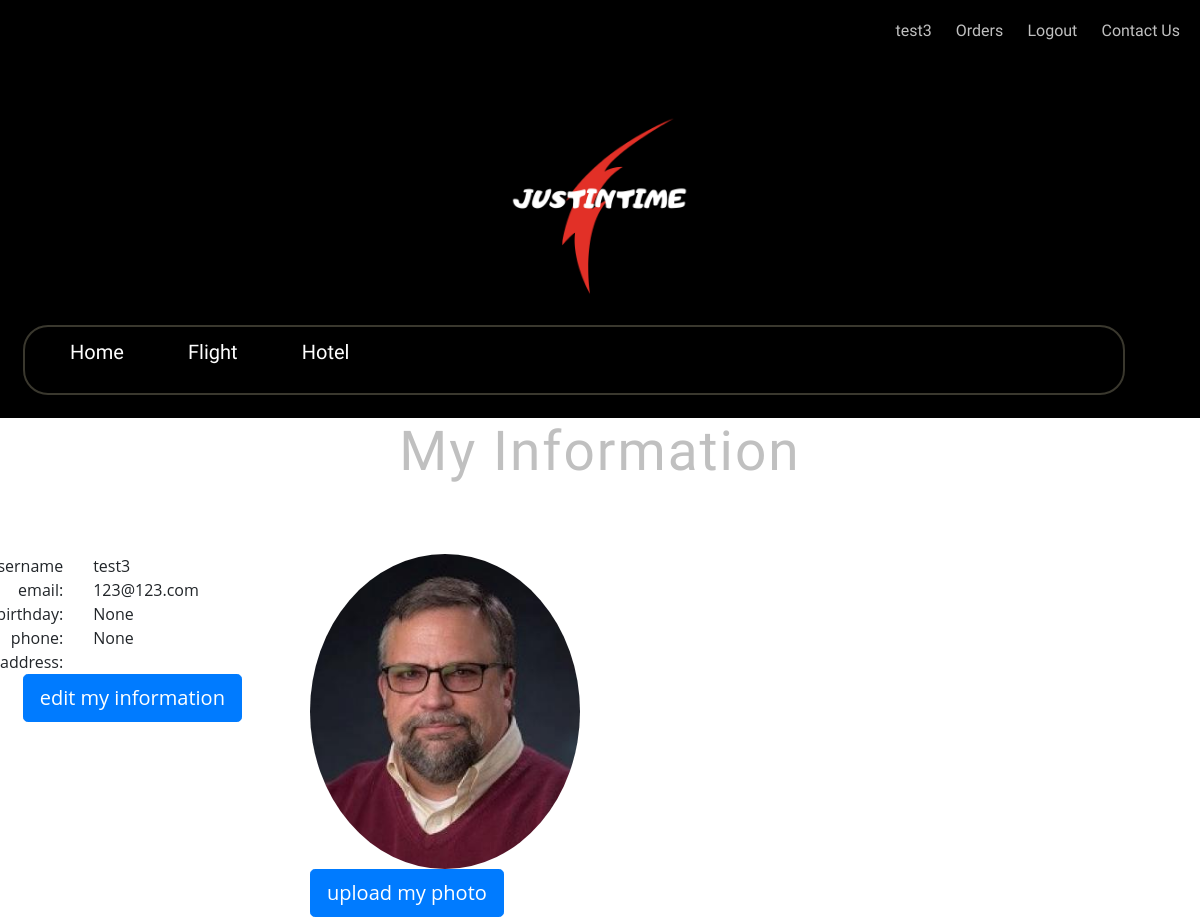
/account/my-information/ (signed in), run on the app's committed database.
### account/models.py (models this page shows, shortened)
class UserProfile(models.Model):
    user = models.OneToOneField(User, on_delete=models.CASCADE, unique=True)
    email = models.CharField(max_length=30)
    address = models.CharField(max_length=100, blank=True)
    birth = models.DateField(blank = True, null=True)
    phone = models.CharField(max_length=20, blank=True, null=True)
    photo = models.ImageField(blank=True)

### account/views.py (the view)
# urls.py: path('my-information/', views.myself, name='my_information'),
@login_required(login_url='/account/login/')
def myself(request):
    userprofile = UserProfile.objects.get(user=request.user) if hasattr(request.user, 'userprofile') else UserProfile.objects.create(user=request.user)
    return render(request, "account/myself.html", {"user":request.user, "userprofile":userprofile})

### templates/account/myself.html (shortened to what this page needs)
{% extends "base.html" %}
{% block content %}
    <h1>My Information</h1>
<div class="row text-center vertical-middle-sm">
    <div class="row">
        <div class="col-md-6" >
            <div class="row">
                <div class="col-md-4 text-right"><span>Username</span></div>
                <div class="col-md-8 text-left">{{user.username}}</div>
            </div>
            <div class="row">
                <div class="col-md-4 text-right"><span>email:</span></div> <div class="col-md-8 text-left">{{userprofile.email}}</div>
            </div>
            <div class="row">
                <div class="col-md-4 text-right"><span>birthday:</span></div>
                <div class="col-md-8 text-left">{{userprofile.birth}}</div>
            </div>
            <div class="row">
                <div class="col-md-4 text-right"><span>phone:</span></div> <div class="col-md-8 text-left">{{userprofile.phone}}</div>
            </div>
            <div class="row">
                <div class="col-md-4 text-right"><span>address:</span></div> <div class="col-md-8 text-left">{{userprofile.address}}</div>
            </div>
            <a href="{% url 'account:edit_my_information' %}">
                <button class="btn btn-primary btn-lg">edit my information</button>
            </a>
        </div>
        <div class="col-md-6">
            {% load static %}
            <div style="margin-right:100px">
                {% if userprofile.photo %}
                <img src="{{ userprofile.photo | striptags }}" class="img-circle" id="my_photo" name="user_face" width="270px">
                {% else %}
                <img name="user_face" src="{% static 'images/profilepic.jpg' %}" class="img-circle" id="my_photo" width="270px">
                {% endif %}
            </div>
            <div style="margin-right:100px">
                <button class="btn btn-primary btn-lg" id= "upload_image" onclick="upload_image_layer()">upload my photo</button>
            </div>
        </div>
    </div>
</div>
{% endblock %}

### templates/base.html (shortened to what this page needs)
<!doctype html>
{% load static %}
<html>
<head>
    <link rel="stylesheet" herf="{%  static 'css/bootstrap/bootstrap.css' %}">
    <link rel="stylesheet" href="https://maxcdn.bootstrapcdn.com/bootstrap/4.0.0/css/bootstrap.min.css">
    <link rel="stylesheet" type="text/css" href="{% static 'css/style.css' %}">
</head>
<body >
    <nav class="signin-navbar">
        <ul>
            {% if user.is_authenticated %}
                <li><a href="{% url 'account:my_information' %}">{{  user.username }}</a></li>
                <li><a href="{% url 'account:my_orders' %}">Orders</a></li>
                <li><a href="{% url 'account:user_logout' %}">Logout</a></li>
            {% else %}
                <li><a href="{% url 'account:user_login' %}">Login</a></li>
                <li><a href="{% url 'account:user_register' %}">Register</a></li>
            {% endif %}
            <li><a href="{% url 'account:contact' %}">Contact Us</a></li>
        </ul>
    </nav>
    <header class="tm-header">
            <img class="tm-logo" src= "{% static 'images/logo.png'%}" alt="JustInTime">
            <nav class="tm-nav" >
                <div class="container-fluid">
                <ul>
                    <li><a class="active" href="{% url 'index' %}">Home</a></li>
                    <li><a href="{% url 'flight:search' %}">Flight </a></li>
                    <li><a href="{% url 'hotel:search' %}">Hotel</a></li>
                </ul>
                </div>
            </nav>
    </header>
        {% block content %}
        {% endblock %}
</body>
</html>

### static/css/style.css (style rules this page uses)
body, html { height: 100%; margin: 0; }
* { margin: 0; padding: 0; font-family: 'Open Sans', sans-serif; }
.tm-header { background: black; display: block; padding: 20px; }
.tm-logo { align-content: center; display: block; margin: 0 auto; width: 20%; }
.tm-nav { max-width: 95%; border: 2px solid #3a382e; border-radius: 25px; display: block; margin: 3px; }
.tm-nav div ul li { display:inline-block; }
.tm-nav div ul li a { font-size: 20px; padding: 10px 30px; text-decoration: none; color: #fff; line-height: 50px; font-family: 'Tomorrow', sans-serif; }
h1 { margin-bottom: 70px; font-size: 55px; font-family: 'Indie Flower', cursive; letter-spacing: 2px; text-align: center; color: #C0C0C0; }
.signin-navbar { width: 100%; height: 70px; background-color: black; }
.signin-navbar ul { width: auto; float:right; margin-top: 8px; margin-right: 10px; }
.signin-navbar ul li { display: inline-block; padding: 10px 10px; }
.signin-navbar ul li a { color: #C0C0C0; font-family: 'Solway', serif; }

### templates/base.html (style rules this page uses)
.img-circle { border-radius: 50%; }

### data on the page
UserProfile: email "123@123.com", birth "None", phone "None"

### other printed values
{{ user.username }} "test3"
